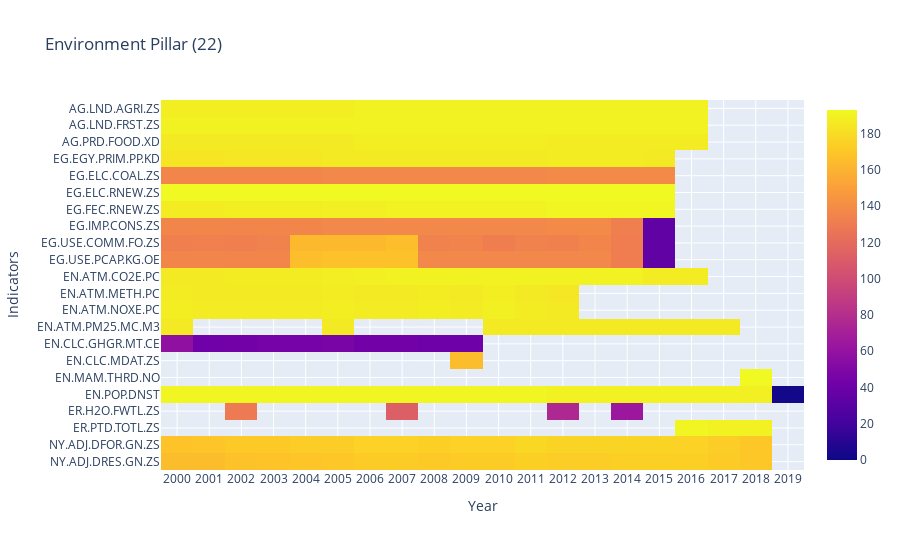
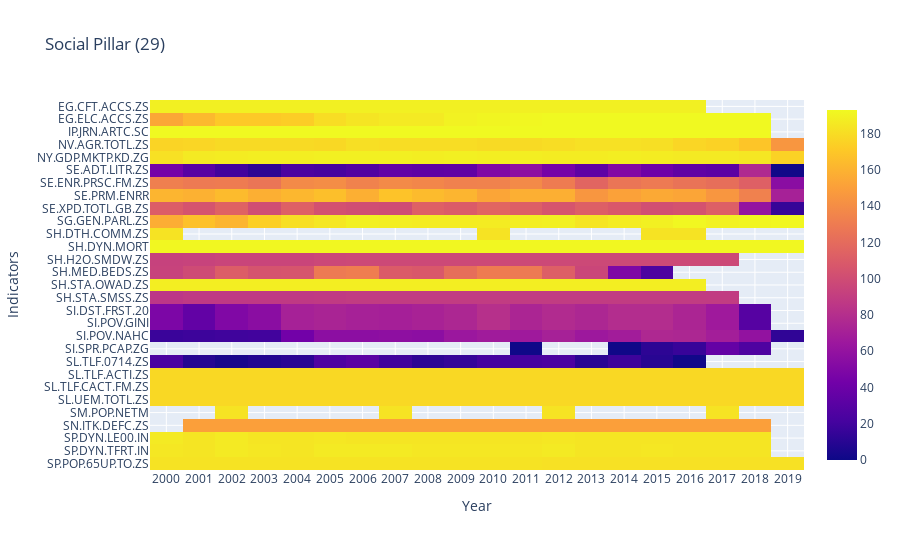
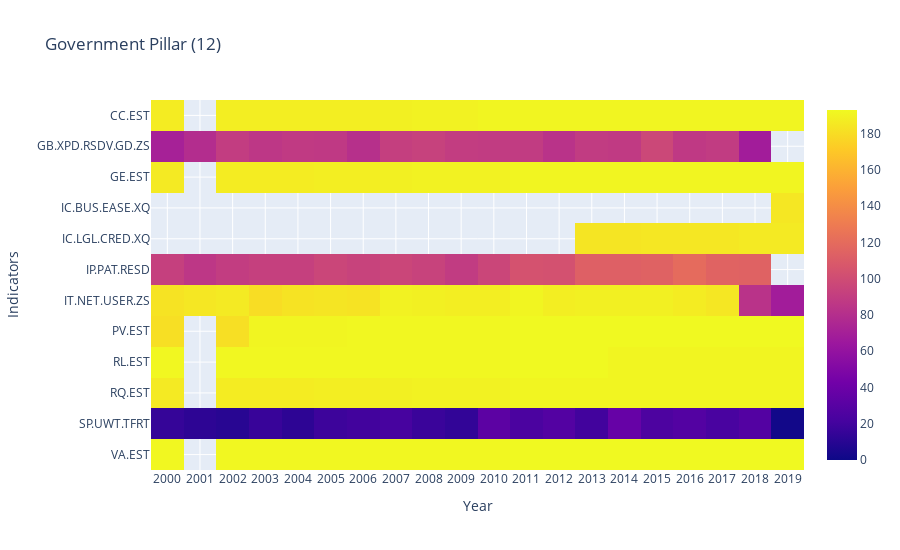

Here is the notebook cell these charts were saved with, in order:
### Code cell
ncountries = data.iso3c.nunique() # set all bars to maximum country number
nseries = data.indicator.nunique()

# here is now to customize the hovertext like you need
# https://stackoverflow.com/questions/64600282

def pillar_figure(limit, title):
    
    df = counts[counts.index.isin(limit)]
    limited_names = names[names.index.isin(limit)]
    indicators = np.repeat(np.array(limited_names), len(counts.columns)).reshape(len(limited_names), len(counts.columns))
    template = 'Year: %{x}<br>Indicator: %{customdata}<br>CETS ID: %{y}<br>Countries: %{z}<extra></extra>'

    fig = px.imshow(df, height=550, zmin=0, zmax=ncountries, title='{} Pillar ({})'.format(title, len(df))).update_layout(
        xaxis=dict(tickmode='array', tickvals=df.columns),
        yaxis=dict(tickmode='array', tickvals=df.index))
    fig.update(data=[dict(customdata=indicators, hovertemplate=template)])
    return(fig)

display(HTML('<h3>Total Countries={}</h3>'.format(ncountries, nseries)))

fig = pillar_figure(env, 'Environment')
fig.show()
fig = pillar_figure(soc, 'Social')
fig.show()
fig = pillar_figure(gov, 'Government')
fig.show()

### Figure 1 — Plotly figure (JSON) as saved in the notebook; plotly's stock layout.template omitted (floating-point values rounded to 4 significant figures; data arrays with more than 128 entries replaced by an {"elided": "..."} marker saying what was removed)
{"data": [{"coloraxis": "coloraxis", "customdata": {"elided": "22x20 str values"}, "hovertemplate": "Year: %{x}<br>Indicator: %{customdata}<br>CETS ID: %{y}<br>Countries: %{z}<extra></extra>", "type": "heatmap", "x": [2000, 2001, 2002, 2003, 2004, 2005, 2006, 2007, 2008, 2009, 2010, 2011, 2012, 2013, 2014, 2015, 2016, 2017, 2018, 2019], "y": ["AG.LND.AGRI.ZS", "AG.LND.FRST.ZS", "AG.PRD.FOOD.XD", "EG.EGY.PRIM.PP.KD", "EG.ELC.COAL.ZS", "EG.ELC.RNEW.ZS", "EG.FEC.RNEW.ZS", "EG.IMP.CONS.ZS", "EG.USE.COMM.FO.ZS", "EG.USE.PCAP.KG.OE", "EN.ATM.CO2E.PC", "EN.ATM.METH.PC", "EN.ATM.NOXE.PC", "EN.ATM.PM25.MC.M3", "EN.CLC.GHGR.MT.CE", "EN.CLC.MDAT.ZS", "EN.MAM.THRD.NO", "EN.POP.DNST", "ER.H2O.FWTL.ZS", "ER.PTD.TOTL.ZS", "NY.ADJ.DFOR.GN.ZS", "NY.ADJ.DRES.GN.ZS"], "z": {"elided": "22x20 int values"}}], "layout": {"coloraxis": {"cmax": 193, "cmin": 0, "colorscale": [[0, "#0d0887"], [0.1111, "#46039f"], [0.2222, "#7201a8"], [0.3333, "#9c179e"], [0.4444, "#bd3786"], [0.5556, "#d8576b"], [0.6667, "#ed7953"], [0.7778, "#fb9f3a"], [0.8889, "#fdca26"], [1, "#f0f921"]]}, "height": 550, "title": {"text": "Environment Pillar (22)"}, "xaxis": {"constrain": "domain", "scaleanchor": "y", "tickmode": "array", "tickvals": [2000, 2001, 2002, 2003, 2004, 2005, 2006, 2007, 2008, 2009, 2010, 2011, 2012, 2013, 2014, 2015, 2016, 2017, 2018, 2019], "title": {"text": "Year"}}, "yaxis": {"autorange": "reversed", "constrain": "domain", "tickmode": "array", "tickvals": ["AG.LND.AGRI.ZS", "AG.LND.FRST.ZS", "AG.PRD.FOOD.XD", "EG.EGY.PRIM.PP.KD", "EG.ELC.COAL.ZS", "EG.ELC.RNEW.ZS", "EG.FEC.RNEW.ZS", "EG.IMP.CONS.ZS", "EG.USE.COMM.FO.ZS", "EG.USE.PCAP.KG.OE", "EN.ATM.CO2E.PC", "EN.ATM.METH.PC", "EN.ATM.NOXE.PC", "EN.ATM.PM25.MC.M3", "EN.CLC.GHGR.MT.CE", "EN.CLC.MDAT.ZS", "EN.MAM.THRD.NO", "EN.POP.DNST", "ER.H2O.FWTL.ZS", "ER.PTD.TOTL.ZS", "NY.ADJ.DFOR.GN.ZS", "NY.ADJ.DRES.GN.ZS"], "title": {"text": "Indicators"}}}}

### Figure 2 — Plotly figure (JSON) as saved in the notebook; plotly's stock layout.template omitted (floating-point values rounded to 4 significant figures; data arrays with more than 128 entries replaced by an {"elided": "..."} marker saying what was removed)
{"data": [{"coloraxis": "coloraxis", "customdata": {"elided": "29x20 str values"}, "hovertemplate": "Year: %{x}<br>Indicator: %{customdata}<br>CETS ID: %{y}<br>Countries: %{z}<extra></extra>", "type": "heatmap", "x": [2000, 2001, 2002, 2003, 2004, 2005, 2006, 2007, 2008, 2009, 2010, 2011, 2012, 2013, 2014, 2015, 2016, 2017, 2018, 2019], "y": ["EG.CFT.ACCS.ZS", "EG.ELC.ACCS.ZS", "IP.JRN.ARTC.SC", "NV.AGR.TOTL.ZS", "NY.GDP.MKTP.KD.ZG", "SE.ADT.LITR.ZS", "SE.ENR.PRSC.FM.ZS", "SE.PRM.ENRR", "SE.XPD.TOTL.GB.ZS", "SG.GEN.PARL.ZS", "SH.DTH.COMM.ZS", "SH.DYN.MORT", "SH.H2O.SMDW.ZS", "SH.MED.BEDS.ZS", "SH.STA.OWAD.ZS", "SH.STA.SMSS.ZS", "SI.DST.FRST.20", "SI.POV.GINI", "SI.POV.NAHC", "SI.SPR.PCAP.ZG", "SL.TLF.0714.ZS", "SL.TLF.ACTI.ZS", "SL.TLF.CACT.FM.ZS", "SL.UEM.TOTL.ZS", "SM.POP.NETM", "SN.ITK.DEFC.ZS", "SP.DYN.LE00.IN", "SP.DYN.TFRT.IN", "SP.POP.65UP.TO.ZS"], "z": {"elided": "29x20 int values"}}], "layout": {"coloraxis": {"cmax": 193, "cmin": 0, "colorscale": [[0, "#0d0887"], [0.1111, "#46039f"], [0.2222, "#7201a8"], [0.3333, "#9c179e"], [0.4444, "#bd3786"], [0.5556, "#d8576b"], [0.6667, "#ed7953"], [0.7778, "#fb9f3a"], [0.8889, "#fdca26"], [1, "#f0f921"]]}, "height": 550, "title": {"text": "Social Pillar (29)"}, "xaxis": {"constrain": "domain", "scaleanchor": "y", "tickmode": "array", "tickvals": [2000, 2001, 2002, 2003, 2004, 2005, 2006, 2007, 2008, 2009, 2010, 2011, 2012, 2013, 2014, 2015, 2016, 2017, 2018, 2019], "title": {"text": "Year"}}, "yaxis": {"autorange": "reversed", "constrain": "domain", "tickmode": "array", "tickvals": ["EG.CFT.ACCS.ZS", "EG.ELC.ACCS.ZS", "IP.JRN.ARTC.SC", "NV.AGR.TOTL.ZS", "NY.GDP.MKTP.KD.ZG", "SE.ADT.LITR.ZS", "SE.ENR.PRSC.FM.ZS", "SE.PRM.ENRR", "SE.XPD.TOTL.GB.ZS", "SG.GEN.PARL.ZS", "SH.DTH.COMM.ZS", "SH.DYN.MORT", "SH.H2O.SMDW.ZS", "SH.MED.BEDS.ZS", "SH.STA.OWAD.ZS", "SH.STA.SMSS.ZS", "SI.DST.FRST.20", "SI.POV.GINI", "SI.POV.NAHC", "SI.SPR.PCAP.ZG", "SL.TLF.0714.ZS", "SL.TLF.ACTI.ZS", "SL.TLF.CACT.FM.ZS", "SL.UEM.TOTL.ZS", "SM.POP.NETM", "SN.ITK.DEFC.ZS", "SP.DYN.LE00.IN", "SP.DYN.TFRT.IN", "SP.POP.65UP.TO.ZS"], "title": {"text": "Indicators"}}}}

### Figure 3 — Plotly figure (JSON) as saved in the notebook; plotly's stock layout.template omitted (floating-point values rounded to 4 significant figures; data arrays with more than 128 entries replaced by an {"elided": "..."} marker saying what was removed)
{"data": [{"coloraxis": "coloraxis", "customdata": {"elided": "12x20 str values"}, "hovertemplate": "Year: %{x}<br>Indicator: %{customdata}<br>CETS ID: %{y}<br>Countries: %{z}<extra></extra>", "type": "heatmap", "x": [2000, 2001, 2002, 2003, 2004, 2005, 2006, 2007, 2008, 2009, 2010, 2011, 2012, 2013, 2014, 2015, 2016, 2017, 2018, 2019], "y": ["CC.EST", "GB.XPD.RSDV.GD.ZS", "GE.EST", "IC.BUS.EASE.XQ", "IC.LGL.CRED.XQ", "IP.PAT.RESD", "IT.NET.USER.ZS", "PV.EST", "RL.EST", "RQ.EST", "SP.UWT.TFRT", "VA.EST"], "z": {"elided": "12x20 int values"}}], "layout": {"coloraxis": {"cmax": 193, "cmin": 0, "colorscale": [[0, "#0d0887"], [0.1111, "#46039f"], [0.2222, "#7201a8"], [0.3333, "#9c179e"], [0.4444, "#bd3786"], [0.5556, "#d8576b"], [0.6667, "#ed7953"], [0.7778, "#fb9f3a"], [0.8889, "#fdca26"], [1, "#f0f921"]]}, "height": 550, "title": {"text": "Government Pillar (12)"}, "xaxis": {"constrain": "domain", "scaleanchor": "y", "tickmode": "array", "tickvals": [2000, 2001, 2002, 2003, 2004, 2005, 2006, 2007, 2008, 2009, 2010, 2011, 2012, 2013, 2014, 2015, 2016, 2017, 2018, 2019], "title": {"text": "Year"}}, "yaxis": {"autorange": "reversed", "constrain": "domain", "tickmode": "array", "tickvals": ["CC.EST", "GB.XPD.RSDV.GD.ZS", "GE.EST", "IC.BUS.EASE.XQ", "IC.LGL.CRED.XQ", "IP.PAT.RESD", "IT.NET.USER.ZS", "PV.EST", "RL.EST", "RQ.EST", "SP.UWT.TFRT", "VA.EST"], "title": {"text": "Indicators"}}}}
